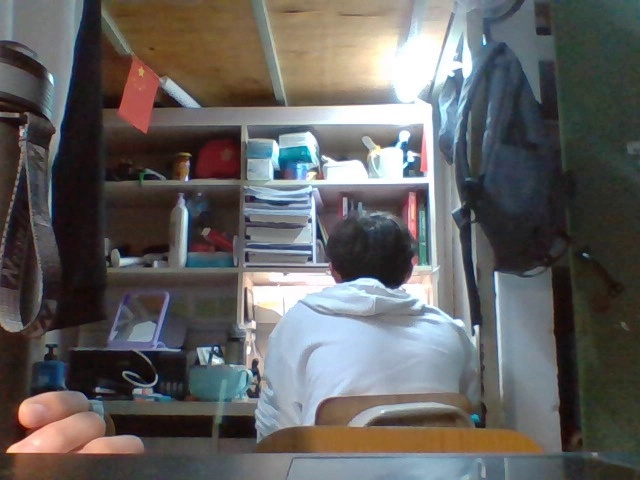
#> input picture Code/Code1/image/1.jpg, 640 x 480 px, given in place of the camera
$ python Capture_track.py
#> lines starting #> are read from the running program, lines starting #| are printed output that depends on the picture
# -*- coding: utf-8 -*-
#导入库
import cv2
import time
import datetime
from collections import deque
import math
import numpy as np
import os

# 生成文件夹
def ensure_dir(dir_path):
    if not os.path.exists(dir_path):
        try:
            os.makedirs(dir_path)
        except OSError:
            pass

#初始化追踪点的列表
mybuffer = 15
pts = deque(maxlen=mybuffer)

#打开摄像头，设置帧率为30
cap = cv2.VideoCapture(0)
cap.set(cv2.CAP_PROP_FPS, 30)

#显示摄像头尺寸
print("width = %.2f" % (cap.get(cv2.CAP_PROP_FRAME_WIDTH)))
print("height = %.2f" % (cap.get(cv2.CAP_PROP_FRAME_HEIGHT)))

avg = None


#拼接视频图像
def stackImages(scale,imgArray):
    rows = len(imgArray)
    cols = len(imgArray[0])
    rowsAvailable = isinstance(imgArray[0], list)
    width = imgArray[0][0].shape[1]
    height = imgArray[0][0].shape[0]
    if rowsAvailable:
        for x in range ( 0, rows):
            for y in range(0, cols):
                if imgArray[x][y].shape[:2] == imgArray[0][0].shape [:2]:
                    imgArray[x][y] = cv2.resize(imgArray[x][y], (0, 0), None, scale, scale)
                else:
                    imgArray[x][y] = cv2.resize(imgArray[x][y], (imgArray[0][0].shape[1], imgArray[0][0].shape[0]), None, scale, scale)
                if len(imgArray[x][y].shape) == 2: imgArray[x][y]= cv2.cvtColor( imgArray[x][y], cv2.COLOR_GRAY2BGR)
        imageBlank = np.zeros((height, width, 3), np.uint8)
        hor = [imageBlank]*rows
        hor_con = [imageBlank]*rows
        for x in range(0, rows):
            hor[x] = np.hstack(imgArray[x])
        ver = np.vstack(hor)
    else:
        for x in range(0, rows):
            if imgArray[x].shape[:2] == imgArray[0].shape[:2]:
                imgArray[x] = cv2.resize(imgArray[x], (0, 0), None, scale, scale)
            else:
                imgArray[x] = cv2.resize(imgArray[x], (imgArray[0].shape[1], imgArray[0].shape[0]), None,scale, scale)
            if len(imgArray[x].shape) == 2: imgArray[x] = cv2.cvtColor(imgArray[x], cv2.COLOR_GRAY2BGR)
        hor= np.hstack(imgArray)
        ver = hor
    return ver

#空列表方面储存入侵物体的各个数据
Point=[]     #储存入侵物体边缘轮廓点的个数
Areas=[]     #储存入侵物体边缘轮廓点的面积
Time=[]      #储存当前时间
Speed=[]     #储存入侵物体的速度
j=1
while (True):
    # 逐帧获取图像
    ret, frame = cap.read()
#> frame is the input picture: shape (480, 640, 3); mean B, G, R 96, 96.7, 98.5
    if not ret:
        break
    # 对每帧图像进行操作
    img = cv2.resize(frame, (100, 100))  # 调整大小
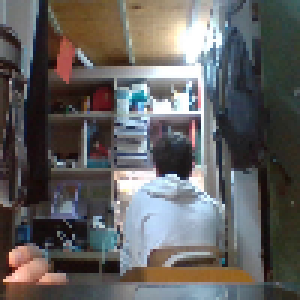
#> img: shape (100, 100, 3) (shown 3 times larger); mean B, G, R 95.6, 96.3, 98
    imgGray = cv2.cvtColor(frame, cv2.COLOR_BGR2GRAY)  # 变成灰色图像
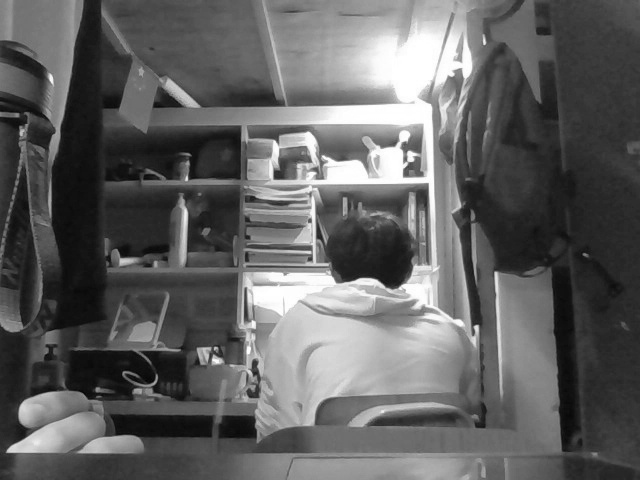
#> imgGray: shape (480, 640); min 2, max 255, mean 97.2
    imgBlur = cv2.GaussianBlur(imgGray, (21, 21), 0)  # 高斯滤波
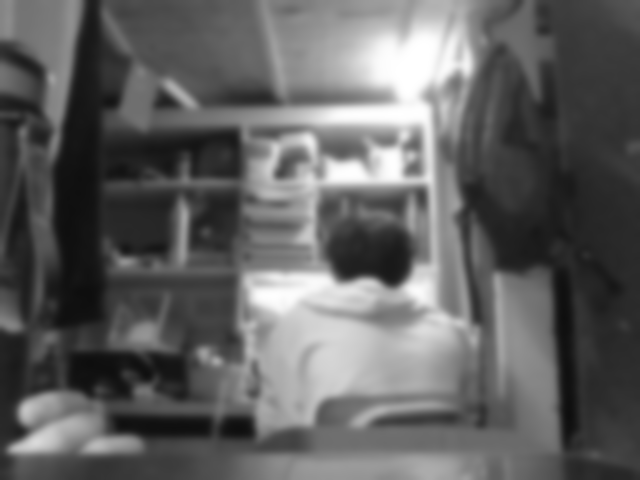
#> imgBlur: shape (480, 640); min 14, max 255, mean 97.2

    if avg is None:
        avg = imgBlur.copy().astype("float")
        continue
    cv2.accumulateWeighted(imgBlur, avg, 0.5)
    # 计算当前帧与第一帧的区别
    frameDelta = cv2.absdiff(imgBlur, cv2.convertScaleAbs(avg))
    # 填充孔洞
    thresh = cv2.threshold(frameDelta, 35, 240, cv2.THRESH_BINARY)[1]
    thresh = cv2.dilate(thresh, None, iterations=2)
    # 查找轮廓
    contours, hierarchy = cv2.findContours(thresh.copy(), cv2.RETR_EXTERNAL, cv2.CHAIN_APPROX_SIMPLE)[-2:]
    #显示文字各个窗口表示的信息
    cv2.putText(frame, "Track and Outline", (10, 25),
                 cv2.FONT_HERSHEY_SIMPLEX, 1, (255, 0, 255), 2)
    cv2.putText(thresh, "thresh", (10, 25),
                cv2.FONT_HERSHEY_SIMPLEX, 1, (255, 0, 255), 2)
    cv2.putText(imgGray, "imgGray", (10, 25),
                cv2.FONT_HERSHEY_SIMPLEX, 1, (255, 0, 255), 2)
    cv2.putText(imgBlur, "imgBlur", (10, 25),
                cv2.FONT_HERSHEY_SIMPLEX, 1, (255, 0, 255), 2)
    # pts.clear()

    #如果有轮廓
    if len(contours)>0:
        c = max(contours, key=cv2.contourArea)
        area = cv2.contourArea(c)
        imgRGB = frame.copy()
        Areas.append(area)    #储存入侵物体面积
        # 计算轮廓的边界框，在当前帧中画出该框
        (x, y, w, h) = cv2.boundingRect(c)
        cv2.drawContours(frame, c, -1, (255, 0, 255), 7)
        peri = cv2.arcLength(c, True)
        approx = cv2.approxPolyDP(c, 0.02 * peri, True)
        Point.append(len(approx))       #储存入侵物体边缘点个数
        x, y, w, h = cv2.boundingRect(approx)
        cv2.rectangle(frame, (x, y), (x + w, y + h), (0, 255, 0), 5)

         # 初始化物体的轮廓质心
        center = None
        # 计算轮廓的矩
        M = cv2.moments(c)
        # 计算质心
        center = (int(M["m10"] / M["m00"]), int(M["m01"] / M["m00"]))

        # 把质心添加到pts中，并且是添加到列表左侧
        pts.appendleft(center)

        imgcrop=imgGray[y:(y + h), x:(x + w)]

        imgRGB=imgRGB[y:(y + h), x:(x + w),:]

        # path = './imgRGB/'
        # ensure_dir(path)
        # cv2.imwrite(os.path.join(path, '%s.jpg' % j),imgRGB) #保存视频帧图像
        # j=j+1
        # Canny边缘检测，角点提取
        imgCanny = cv2.Canny(imgcrop, 23, 20)
        dst = cv2.cornerHarris(imgcrop, 2, 23, 0.04)
        imgRGB[dst > 0.01 * dst.max()] = [0,0,255]
        # 实时显示入侵物体角点和Canny边缘检测窗口
        cv2.imshow('corners', imgRGB)
        cv2.imshow('imgCanny',imgCanny)
        #储存当前时间
        nowTime=datetime.datetime.now()
        Time.append(str(nowTime))

    # 遍历追踪点，分段画出轨迹
    for i in range(1, len(pts)):
        if pts[i - 1] is None or pts[i] is None:
            continue
        # 画出小线段
        cv2.circle(frame,pts[i], 5, (255,255,0), -1)
        cv2.line(frame, pts[i - 1], pts[i], (255,255,0), 2)
        p1, p2 = pts[i - 1], pts[i]
        if len(contours)==0:
            print('当前时间为：',datetime.datetime.now(),' 速度： 0 cm/s')
            Speed.append(0)
        else:
            speed=round(math.sqrt(((p1[0] - p2[0]) ** 2) + ((p1[1] - p2[1]) ** 2))/64,1)
            print('当前时间为：{} 速度: {} cm/s'.format(datetime.datetime.now(),speed))
            Speed.append(speed)
            cv2.putText(frame, "Speed: " + str(speed) + " cm/s", (x + w + 20, y + 70), cv2.FONT_HERSHEY_COMPLEX, 0.7,
                        (0, 255, 0), 1)
            cv2.putText(frame, "Points: " + str(len(approx)), (x + w + 20, y + 20), cv2.FONT_HERSHEY_COMPLEX, .7,
                        (0, 255, 0), 2)
            cv2.putText(frame, "Area: " + str(int(area)), (x + w + 20, y + 45), cv2.FONT_HERSHEY_COMPLEX, 0.7,
                        (0, 255, 0), 2)
    # cv2.imshow('Frame',frame)
    cv2.imshow('Result', stackImages(0.8, ([frame, thresh],[imgGray,imgBlur])))
#按‘esc’键退出
    if cv2.waitKey(1) & 0xFF == 27:
        break

#销毁窗口
cap.release()
cv2.destroyAllWindows()

#模拟上传上层管理系统（将入侵物体入侵的时间，边角点个数以及面积大小写入文本）
#写入文件
f=open("入侵日志.txt","w") #创建文件
f.writelines('---------------入侵日志-----------------')
f.writelines('\n')
for i in range(len(Time)):
    f.writelines('时间：'+str(Time[i])+'  边角点个数：'+str(Point[i])\
                 +'  面积：'+str(Areas[i])+' 速度：'+str(Speed[i])+' cm/s'+'\n')
